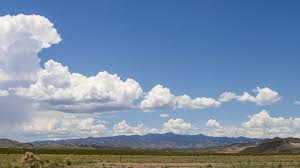
#> input picture tests/checkPhotos/test1.png, 300 x 168 px, found by its file name
$ python processImage.py
#> lines starting #> are read from the running program, lines starting #| are printed output that depends on the picture
from PIL import Image


class ImageProcess:
    def __init__(self, image_path):
        self.image_path = image_path

    def resize_image(self):
        """
        Resize the image to the specified width and height.
        :param width: Target width of the image.
        :param height: Target height of the image.
        :return: Resized Image object.
        """
        width = 128
        height = 128
        #if image isn't square raise a warning and resize to square
        image = Image.open(self.image_path)
#> image is the input picture: PIL image 300x168 RGB; mean R, G, B 121.1, 141.8, 168.4
        if image.size[0] != image.size[1]:
            print("Warning: Image is not square. Resizing to square.")

        return image.resize((width, height))
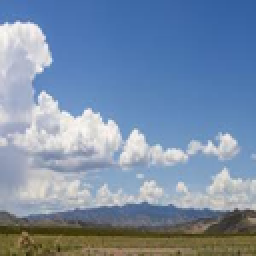
#> returned value: PIL image 128x128 RGB (shown 2 times larger); mean R, G, B 121.1, 141.8, 168.4

    def save_image(self, image, save_path):
        """
        Save the image to the specified path.
        :param image: Image object to save.
        :param save_path: File path to save the image.
        """
        #make sure file type is a jpg if not make it a jpg
        if not save_path.endswith(".jpg"):
            #remove the file extension before adding .jpg
            save_path = save_path.split(".")[0]
            save_path = save_path + ".jpg"
        try:
            image.save(save_path)
        except Exception as e:
            raise OSError(f"Failed to save image at {save_path}: {str(e)}") from e
if __name__ == "__main__":
    image_process = ImageProcess("tests/checkPhotos/test1.png")
    image = image_process.resize_image()
    image_process.save_image(image, "tests/HostPhotos/test_image_resized.jpg")

$ run again, with tests/checkPhotos/test9.png copied over tests/checkPhotos/test1.png
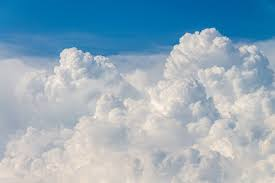
#> input picture tests/checkPhotos/test9.png, 275 x 183 px, found by its file name
#> in resize_image, image is the input picture: PIL image 275x183 RGB; mean R, G, B 145.2, 171.5, 188.2
#> in resize_image, `return image.resize((width, height))`:
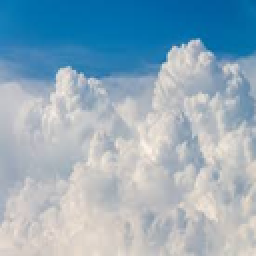
#> returned value: PIL image 128x128 RGB (shown 2 times larger); mean R, G, B 145.2, 171.5, 188.2

$ run again, with tests/checkPhotos/Untitled10.jpg saved as tests/checkPhotos/test1.png
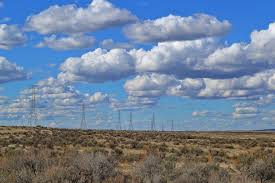
#> input picture tests/checkPhotos/Untitled10.jpg, 275 x 183 px, found by its file name
#> in resize_image, image is the input picture: PIL image 275x183 RGB; mean R, G, B 112.5, 129.8, 152.9
#> in resize_image, `return image.resize((width, height))`:
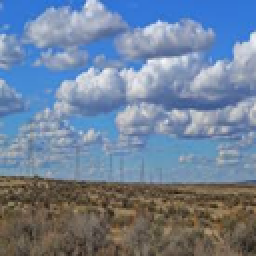
#> returned value: PIL image 128x128 RGB (shown 2 times larger); mean R, G, B 112.5, 129.8, 152.9

$ run again, with tests/checkPhotos/Untitled11.jpg saved as tests/checkPhotos/test1.png
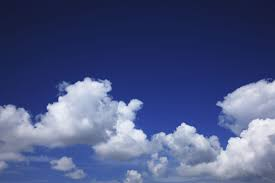
#> input picture tests/checkPhotos/Untitled11.jpg, 275 x 183 px, found by its file name
#> in resize_image, image is the input picture: PIL image 275x183 RGB; mean R, G, B 75.7, 87.5, 132.6
#> in resize_image, `return image.resize((width, height))`:
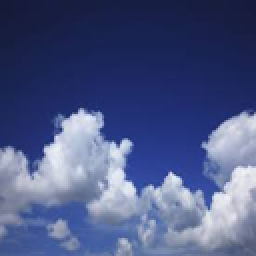
#> returned value: PIL image 128x128 RGB (shown 2 times larger); mean R, G, B 75.7, 87.5, 132.6
